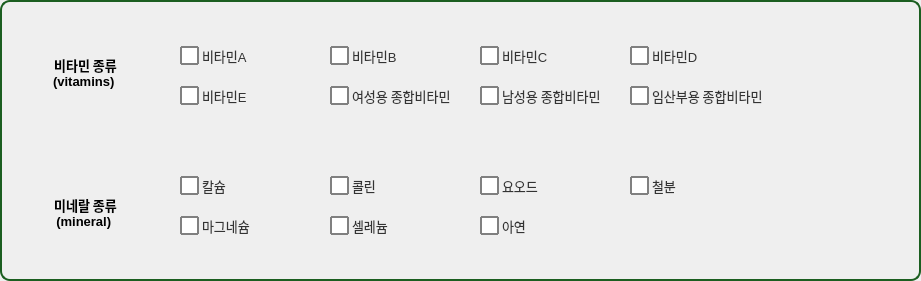
    <widget class="QGroupBox" name="groupBox">
     <property name="geometry">
      <rect>
       <x>80</x>
       <y>160</y>
       <width>921</width>
       <height>281</height>
      </rect>
     </property>
     <property name="font">
      <font>
       <pointsize>16</pointsize>
      </font>
     </property>
     <property name="styleSheet">
      <string notr="true">QGroupBox
{

border-radius : 10px; /*모서리 둥글게*/
padding : 4px; /*내부 여백*/
border : 2px solid #1B5E20; /*테두리 추가*/
color : #F57F17
}</string>
     </property>
     <property name="title">
      <string/>
     </property>
     <widget class="QCheckBox" name="checkBox_3">
      <property name="geometry">
       <rect>
        <x>330</x>
        <y>80</y>
        <width>141</width>
        <height>31</height>
       </rect>
      </property>
      <property name="font">
       <font>
        <family>Leelawadee UI</family>
        <pointsize>-1</pointsize>
       </font>
      </property>
      <property name="styleSheet">
       <string notr="true">QCheckBox 
{
    spacing: 3px; /* 체크박스와 텍스트 사이 간격 */
    font-size: 13px;
    color: #333;
}

QCheckBox::indicator {
    width: 15px;
    height: 15px;
    border: 1.5px solid gray;        /* 기본 테두리 색상 */
    background-color: white;       /* 기본 배경색 */
    border-radius: 1px; 		/*모서리 둥글게*/
}

QCheckBox::indicator:checked {
    background-color: white;       /* 체크된 후 바탕색 */
    border: 1.5px solid red;         /* 체크된 후 테두리 */
    image: url(./image/pill.png); /* 체크 표시 이미지 (선택 사항) */
}


QCheckBox::indicator:hover
{
background-color : #E0F2F1;

}
</string>
      </property>
      <property name="text">
       <string>여성용 종합비타민</string>
      </property>
      <property name="checkable">
       <bool>true</bool>
      </property>
      <property name="checked">
       <bool>false</bool>
      </property>
      <property name="autoRepeat">
       <bool>false</bool>
      </property>
     </widget>
     <widget class="QCheckBox" name="checkBox_4">
      <property name="geometry">
       <rect>
        <x>480</x>
        <y>80</y>
        <width>141</width>
        <height>31</height>
       </rect>
      </property>
      <property name="font">
       <font>
        <family>Leelawadee UI</family>
        <pointsize>-1</pointsize>
       </font>
      </property>
      <property name="styleSheet">
       <string notr="true">QCheckBox 
{
    spacing: 3px; /* 체크박스와 텍스트 사이 간격 */
    font-size: 13px;
    color: #333;
}

QCheckBox::indicator {
    width: 15px;
    height: 15px;
    border: 1.5px solid gray;        /* 기본 테두리 색상 */
    background-color: white;       /* 기본 배경색 */
    border-radius: 1px; 		/*모서리 둥글게*/
}

QCheckBox::indicator:checked {
    background-color: white;       /* 체크된 후 바탕색 */
    border: 1.5px solid red;         /* 체크된 후 테두리 */
    image: url(./image/pill.png); /* 체크 표시 이미지 (선택 사항) */
}


QCheckBox::indicator:hover
{
background-color : #E0F2F1;

}
</string>
      </property>
      <property name="text">
       <string>남성용 종합비타민</string>
      </property>
      <property name="checkable">
       <bool>true</bool>
      </property>
      <property name="checked">
       <bool>false</bool>
      </property>
      <property name="autoRepeat">
       <bool>false</bool>
      </property>
     </widget>
     <widget class="QCheckBox" name="checkBox_5">
      <property name="geometry">
       <rect>
        <x>330</x>
        <y>40</y>
        <width>141</width>
        <height>31</height>
       </rect>
      </property>
      <property name="font">
       <font>
        <family>Leelawadee UI</family>
        <pointsize>-1</pointsize>
       </font>
      </property>
      <property name="styleSheet">
       <string notr="true">QCheckBox 
{
    spacing: 3px; /* 체크박스와 텍스트 사이 간격 */
    font-size: 13px;
    color: #333;
}

QCheckBox::indicator {
    width: 15px;
    height: 15px;
    border: 1.5px solid gray;        /* 기본 테두리 색상 */
    background-color: white;       /* 기본 배경색 */
    border-radius: 1px; 		/*모서리 둥글게*/
}

QCheckBox::indicator:checked {
    background-color: white;       /* 체크된 후 바탕색 */
    border: 1.5px solid red;         /* 체크된 후 테두리 */
    image: url(./image/pill.png); /* 체크 표시 이미지 (선택 사항) */
}


QCheckBox::indicator:hover
{
background-color : #E0F2F1;

}
</string>
      </property>
      <property name="text">
       <string>비타민B</string>
      </property>
      <property name="checkable">
       <bool>true</bool>
      </property>
      <property name="checked">
       <bool>false</bool>
      </property>
      <property name="autoRepeat">
       <bool>false</bool>
      </property>
     </widget>
     <widget class="QCheckBox" name="checkBox_6">
      <property name="geometry">
       <rect>
        <x>180</x>
        <y>40</y>
        <width>131</width>
        <height>31</height>
       </rect>
      </property>
      <property name="font">
       <font>
        <family>Leelawadee UI</family>
        <pointsize>-1</pointsize>
       </font>
      </property>
      <property name="styleSheet">
       <string notr="true">QCheckBox 
{
    spacing: 3px; /* 체크박스와 텍스트 사이 간격 */
    font-size: 13px;
    color: #333;
}

QCheckBox::indicator {
    width: 15px;
    height: 15px;
    border: 1.5px solid gray;        /* 기본 테두리 색상 */
    background-color: white;       /* 기본 배경색 */
    border-radius: 1px; 		/*모서리 둥글게*/
}

QCheckBox::indicator:checked {
    background-color: white;       /* 체크된 후 바탕색 */
    border: 1.5px solid red;         /* 체크된 후 테두리 */
    image: url(./image/pill.png); /* 체크 표시 이미지 (선택 사항) */
}


QCheckBox::indicator:hover
{
background-color : #E0F2F1;

}
</string>
      </property>
      <property name="text">
       <string>비타민A</string>
      </property>
      <property name="checkable">
       <bool>true</bool>
      </property>
      <property name="checked">
       <bool>false</bool>
      </property>
      <property name="autoRepeat">
       <bool>false</bool>
      </property>
     </widget>
     <widget class="QCheckBox" name="checkBox_7">
      <property name="geometry">
       <rect>
        <x>630</x>
        <y>40</y>
        <width>181</width>
        <height>31</height>
       </rect>
      </property>
      <property name="font">
       <font>
        <family>Leelawadee UI</family>
        <pointsize>-1</pointsize>
       </font>
      </property>
      <property name="styleSheet">
       <string notr="true">QCheckBox 
{
    spacing: 3px; /* 체크박스와 텍스트 사이 간격 */
    font-size: 13px;
    color: #333;
}

QCheckBox::indicator {
    width: 15px;
    height: 15px;
    border: 1.5px solid gray;        /* 기본 테두리 색상 */
    background-color: white;       /* 기본 배경색 */
    border-radius: 1px; 		/*모서리 둥글게*/
}

QCheckBox::indicator:checked {
    background-color: white;       /* 체크된 후 바탕색 */
    border: 1.5px solid red;         /* 체크된 후 테두리 */
    image: url(./image/pill.png); /* 체크 표시 이미지 (선택 사항) */
}


QCheckBox::indicator:hover
{
background-color : #E0F2F1;

}
</string>
      </property>
      <property name="text">
       <string>비타민D</string>
      </property>
      <property name="checkable">
       <bool>true</bool>
      </property>
      <property name="checked">
       <bool>false</bool>
      </property>
      <property name="autoRepeat">
       <bool>false</bool>
      </property>
     </widget>
     <widget class="QCheckBox" name="checkBox_8">
      <property name="geometry">
       <rect>
        <x>630</x>
        <y>80</y>
        <width>151</width>
        <height>31</height>
       </rect>
      </property>
      <property name="font">
       <font>
        <family>Leelawadee UI</family>
        <pointsize>-1</pointsize>
       </font>
      </property>
      <property name="styleSheet">
       <string notr="true">QCheckBox 
{
    spacing: 3px; /* 체크박스와 텍스트 사이 간격 */
    font-size: 13px;
    color: #333;
}

QCheckBox::indicator {
    width: 15px;
    height: 15px;
    border: 1.5px solid gray;        /* 기본 테두리 색상 */
    background-color: white;       /* 기본 배경색 */
    border-radius: 1px; 		/*모서리 둥글게*/
}

QCheckBox::indicator:checked {
    background-color: white;       /* 체크된 후 바탕색 */
    border: 1.5px solid red;         /* 체크된 후 테두리 */
    image: url(./image/pill.png); /* 체크 표시 이미지 (선택 사항) */
}


QCheckBox::indicator:hover
{
background-color : #E0F2F1;

}
</string>
      </property>
      <property name="text">
       <string>임산부용 종합비타민</string>
      </property>
      <property name="checkable">
       <bool>true</bool>
      </property>
      <property name="checked">
       <bool>false</bool>
      </property>
      <property name="autoRepeat">
       <bool>false</bool>
      </property>
     </widget>
     <widget class="QCheckBox" name="checkBox_9">
      <property name="geometry">
       <rect>
        <x>180</x>
        <y>80</y>
        <width>131</width>
        <height>31</height>
       </rect>
      </property>
      <property name="font">
       <font>
        <family>Leelawadee UI</family>
        <pointsize>-1</pointsize>
       </font>
      </property>
      <property name="styleSheet">
       <string notr="true">QCheckBox 
{
    spacing: 3px; /* 체크박스와 텍스트 사이 간격 */
    font-size: 13px;
    color: #333;
}

QCheckBox::indicator {
    width: 15px;
    height: 15px;
    border: 1.5px solid gray;        /* 기본 테두리 색상 */
    background-color: white;       /* 기본 배경색 */
    border-radius: 1px; 		/*모서리 둥글게*/
}

QCheckBox::indicator:checked {
    background-color: white;       /* 체크된 후 바탕색 */
    border: 1.5px solid red;         /* 체크된 후 테두리 */
    image: url(./image/pill.png); /* 체크 표시 이미지 (선택 사항) */
}


QCheckBox::indicator:hover
{
background-color : #E0F2F1;

}
</string>
      </property>
      <property name="text">
       <string>비타민E</string>
      </property>
      <property name="checkable">
       <bool>true</bool>
      </property>
      <property name="checked">
       <bool>false</bool>
      </property>
      <property name="autoRepeat">
       <bool>false</bool>
      </property>
     </widget>
     <widget class="QCheckBox" name="checkBox_10">
      <property name="geometry">
       <rect>
        <x>480</x>
        <y>40</y>
        <width>141</width>
        <height>31</height>
       </rect>
      </property>
      <property name="font">
       <font>
        <family>Leelawadee UI</family>
        <pointsize>-1</pointsize>
       </font>
      </property>
      <property name="styleSheet">
       <string notr="true">QCheckBox 
{
    spacing: 3px; /* 체크박스와 텍스트 사이 간격 */
    font-size: 13px;
    color: #333;
}

QCheckBox::indicator {
    width: 15px;
    height: 15px;
    border: 1.5px solid gray;        /* 기본 테두리 색상 */
    background-color: white;       /* 기본 배경색 */
    border-radius: 1px; 		/*모서리 둥글게*/
}

QCheckBox::indicator:checked {
    background-color: white;       /* 체크된 후 바탕색 */
    border: 1.5px solid red;         /* 체크된 후 테두리 */
    image: url(./image/pill.png); /* 체크 표시 이미지 (선택 사항) */
}


QCheckBox::indicator:hover
{
background-color : #E0F2F1;

}
</string>
      </property>
      <property name="text">
       <string>비타민C</string>
      </property>
      <property name="checkable">
       <bool>true</bool>
      </property>
      <property name="checked">
       <bool>false</bool>
      </property>
      <property name="autoRepeat">
       <bool>false</bool>
      </property>
     </widget>
     <widget class="QCheckBox" name="checkBox_11">
      <property name="geometry">
       <rect>
        <x>630</x>
        <y>170</y>
        <width>181</width>
        <height>31</height>
       </rect>
      </property>
      <property name="font">
       <font>
        <family>Leelawadee UI</family>
        <pointsize>-1</pointsize>
       </font>
      </property>
      <property name="styleSheet">
       <string notr="true">QCheckBox 
{
    spacing: 3px; /* 체크박스와 텍스트 사이 간격 */
    font-size: 13px;
    color: #333;
}

QCheckBox::indicator {
    width: 15px;
    height: 15px;
    border: 1.5px solid gray;        /* 기본 테두리 색상 */
    background-color: white;       /* 기본 배경색 */
    border-radius: 1px; 		/*모서리 둥글게*/
}

QCheckBox::indicator:checked {
    background-color: white;       /* 체크된 후 바탕색 */
    border: 1.5px solid red;         /* 체크된 후 테두리 */
    image: url(./image/pill.png); /* 체크 표시 이미지 (선택 사항) */
}


QCheckBox::indicator:hover
{
background-color : #E0F2F1;

}
</string>
      </property>
      <property name="text">
       <string>철분</string>
      </property>
      <property name="checkable">
       <bool>true</bool>
      </property>
      <property name="checked">
       <bool>false</bool>
      </property>
      <property name="autoRepeat">
       <bool>false</bool>
      </property>
     </widget>
     <widget class="QCheckBox" name="checkBox_12">
      <property name="geometry">
       <rect>
        <x>330</x>
        <y>170</y>
        <width>141</width>
        <height>31</height>
       </rect>
      </property>
      <property name="font">
       <font>
        <family>Leelawadee UI</family>
        <pointsize>-1</pointsize>
       </font>
      </property>
      <property name="styleSheet">
       <string notr="true">QCheckBox 
{
    spacing: 3px; /* 체크박스와 텍스트 사이 간격 */
    font-size: 13px;
    color: #333;
}

QCheckBox::indicator {
    width: 15px;
    height: 15px;
    border: 1.5px solid gray;        /* 기본 테두리 색상 */
    background-color: white;       /* 기본 배경색 */
    border-radius: 1px; 		/*모서리 둥글게*/
}

QCheckBox::indicator:checked {
    background-color: white;       /* 체크된 후 바탕색 */
    border: 1.5px solid red;         /* 체크된 후 테두리 */
    image: url(./image/pill.png); /* 체크 표시 이미지 (선택 사항) */
}


QCheckBox::indicator:hover
{
background-color : #E0F2F1;

}
</string>
      </property>
      <property name="text">
       <string>콜린</string>
      </property>
      <property name="checkable">
       <bool>true</bool>
      </property>
      <property name="checked">
       <bool>false</bool>
      </property>
      <property name="autoRepeat">
       <bool>false</bool>
      </property>
     </widget>
     <widget class="QCheckBox" name="checkBox_13">
      <property name="geometry">
       <rect>
        <x>480</x>
        <y>170</y>
        <width>141</width>
        <height>31</height>
       </rect>
      </property>
      <property name="font">
       <font>
        <family>Leelawadee UI</family>
        <pointsize>-1</pointsize>
       </font>
      </property>
      <property name="styleSheet">
       <string notr="true">QCheckBox 
{
    spacing: 3px; /* 체크박스와 텍스트 사이 간격 */
    font-size: 13px;
    color: #333;
}

QCheckBox::indicator {
    width: 15px;
    height: 15px;
    border: 1.5px solid gray;        /* 기본 테두리 색상 */
    background-color: white;       /* 기본 배경색 */
    border-radius: 1px; 		/*모서리 둥글게*/
}

QCheckBox::indicator:checked {
    background-color: white;       /* 체크된 후 바탕색 */
    border: 1.5px solid red;         /* 체크된 후 테두리 */
    image: url(./image/pill.png); /* 체크 표시 이미지 (선택 사항) */
}


QCheckBox::indicator:hover
{
background-color : #E0F2F1;

}
</string>
      </property>
      <property name="text">
       <string>요오드</string>
      </property>
      <property name="checkable">
       <bool>true</bool>
      </property>
      <property name="checked">
       <bool>false</bool>
      </property>
      <property name="autoRepeat">
       <bool>false</bool>
      </property>
     </widget>
     <widget class="QCheckBox" name="checkBox_14">
      <property name="geometry">
       <rect>
        <x>330</x>
        <y>210</y>
        <width>141</width>
        <height>31</height>
       </rect>
      </property>
      <property name="font">
       <font>
        <family>Leelawadee UI</family>
        <pointsize>-1</pointsize>
       </font>
      </property>
      <property name="styleSheet">
       <string notr="true">QCheckBox 
{
    spacing: 3px; /* 체크박스와 텍스트 사이 간격 */
    font-size: 13px;
    color: #333;
}

QCheckBox::indicator {
    width: 15px;
    height: 15px;
    border: 1.5px solid gray;        /* 기본 테두리 색상 */
    background-color: white;       /* 기본 배경색 */
    border-radius: 1px; 		/*모서리 둥글게*/
}

QCheckBox::indicator:checked {
    background-color: white;       /* 체크된 후 바탕색 */
    border: 1.5px solid red;         /* 체크된 후 테두리 */
    image: url(./image/pill.png); /* 체크 표시 이미지 (선택 사항) */
}


QCheckBox::indicator:hover
{
background-color : #E0F2F1;

}
</string>
      </property>
      <property name="text">
       <string>셀레늄</string>
      </property>
      <property name="checkable">
       <bool>true</bool>
      </property>
      <property name="checked">
       <bool>false</bool>
      </property>
      <property name="autoRepeat">
       <bool>false</bool>
      </property>
     </widget>
     <widget class="QCheckBox" name="checkBox_15">
      <property name="geometry">
       <rect>
        <x>480</x>
        <y>210</y>
        <width>141</width>
        <height>31</height>
       </rect>
      </property>
      <property name="font">
       <font>
        <family>Leelawadee UI</family>
        <pointsize>-1</pointsize>
       </font>
      </property>
      <property name="styleSheet">
       <string notr="true">QCheckBox 
{
    spacing: 3px; /* 체크박스와 텍스트 사이 간격 */
    font-size: 13px;
    color: #333;
}

QCheckBox::indicator {
    width: 15px;
    height: 15px;
    border: 1.5px solid gray;        /* 기본 테두리 색상 */
    background-color: white;       /* 기본 배경색 */
    border-radius: 1px; 		/*모서리 둥글게*/
}

QCheckBox::indicator:checked {
    background-color: white;       /* 체크된 후 바탕색 */
    border: 1.5px solid red;         /* 체크된 후 테두리 */
    image: url(./image/pill.png); /* 체크 표시 이미지 (선택 사항) */
}


QCheckBox::indicator:hover
{
background-color : #E0F2F1;

}
</string>
      </property>
      <property name="text">
       <string>아연</string>
      </property>
      <property name="checkable">
       <bool>true</bool>
      </property>
      <property name="checked">
       <bool>false</bool>
      </property>
      <property name="autoRepeat">
       <bool>false</bool>
      </property>
     </widget>
     <widget class="QCheckBox" name="checkBox_16">
      <property name="geometry">
       <rect>
        <x>180</x>
        <y>170</y>
        <width>131</width>
        <height>31</height>
       </rect>
      </property>
      <property name="font">
       <font>
        <family>Leelawadee UI</family>
        <pointsize>-1</pointsize>
       </font>
      </property>
      <property name="styleSheet">
       <string notr="true">QCheckBox 
{
    spacing: 3px; /* 체크박스와 텍스트 사이 간격 */
    font-size: 13px;
    color: #333;
}

QCheckBox::indicator {
    width: 15px;
    height: 15px;
    border: 1.5px solid gray;        /* 기본 테두리 색상 */
    background-color: white;       /* 기본 배경색 */
    border-radius: 1px; 		/*모서리 둥글게*/
}

QCheckBox::indicator:checked {
    background-color: white;       /* 체크된 후 바탕색 */
    border: 1.5px solid red;         /* 체크된 후 테두리 */
    image: url(./image/pill.png); /* 체크 표시 이미지 (선택 사항) */
}


QCheckBox::indicator:hover
{
background-color : #E0F2F1;

}
</string>
      </property>
      <property name="text">
       <string>칼슘</string>
      </property>
      <property name="checkable">
       <bool>true</bool>
      </property>
      <property name="checked">
       <bool>false</bool>
      </property>
      <property name="autoRepeat">
       <bool>false</bool>
      </property>
     </widget>
     <widget class="QCheckBox" name="checkBox_17">
      <property name="geometry">
       <rect>
        <x>180</x>
        <y>210</y>
        <width>141</width>
        <height>31</height>
       </rect>
      </property>
      <property name="font">
       <font>
        <family>Leelawadee UI</family>
        <pointsize>-1</pointsize>
       </font>
      </property>
      <property name="styleSheet">
       <string notr="true">QCheckBox 
{
    spacing: 3px; /* 체크박스와 텍스트 사이 간격 */
    font-size: 13px;
    color: #333;
}

QCheckBox::indicator {
    width: 15px;
    height: 15px;
    border: 1.5px solid gray;        /* 기본 테두리 색상 */
    background-color: white;       /* 기본 배경색 */
    border-radius: 1px; 		/*모서리 둥글게*/
}

QCheckBox::indicator:checked {
    background-color: white;       /* 체크된 후 바탕색 */
    border: 1.5px solid red;         /* 체크된 후 테두리 */
    image: url(./image/pill.png); /* 체크 표시 이미지 (선택 사항) */
}


QCheckBox::indicator:hover
{
background-color : #E0F2F1;

}
</string>
      </property>
      <property name="text">
       <string>마그네슘</string>
      </property>
      <property name="checkable">
       <bool>true</bool>
      </property>
      <property name="checked">
       <bool>false</bool>
      </property>
      <property name="autoRepeat">
       <bool>false</bool>
      </property>
     </widget>
     <widget class="QLabel" name="label_12">
      <property name="geometry">
       <rect>
        <x>40</x>
        <y>50</y>
        <width>91</width>
        <height>31</height>
       </rect>
      </property>
      <property name="font">
       <font>
        <family>Leelawadee UI</family>
        <pointsize>10</pointsize>
        <weight>75</weight>
        <bold>true</bold>
       </font>
      </property>
      <property name="text">
       <string>&lt;html&gt;&lt;head/&gt;&lt;body&gt;&lt;p align=&quot;center&quot;&gt;비타민 종류&lt;/p&gt;&lt;/body&gt;&lt;/html&gt;</string>
      </property>
     </widget>
     <widget class="QLabel" name="label_13">
      <property name="geometry">
       <rect>
        <x>40</x>
        <y>30</y>
        <width>91</width>
        <height>61</height>
       </rect>
      </property>
      <property name="font">
       <font>
        <family>Leelawadee UI</family>
        <pointsize>10</pointsize>
        <weight>75</weight>
        <bold>true</bold>
       </font>
      </property>
      <property name="text">
       <string>&lt;html&gt;&lt;head/&gt;&lt;body&gt;&lt;p align=&quot;center&quot;&gt;&lt;br/&gt;&lt;/p&gt;&lt;p align=&quot;center&quot;&gt;(vitamins) &lt;/p&gt;&lt;/body&gt;&lt;/html&gt;</string>
      </property>
     </widget>
     <widget class="QLabel" name="label_14">
      <property name="geometry">
       <rect>
        <x>40</x>
        <y>170</y>
        <width>91</width>
        <height>61</height>
       </rect>
      </property>
      <property name="font">
       <font>
        <family>Leelawadee UI</family>
        <pointsize>10</pointsize>
        <weight>75</weight>
        <bold>true</bold>
       </font>
      </property>
      <property name="text">
       <string>&lt;html&gt;&lt;head/&gt;&lt;body&gt;&lt;p align=&quot;center&quot;&gt;&lt;br/&gt;&lt;/p&gt;&lt;p align=&quot;center&quot;&gt;(mineral) &lt;/p&gt;&lt;/body&gt;&lt;/html&gt;</string>
      </property>
     </widget>
     <widget class="QLabel" name="label_15">
      <property name="geometry">
       <rect>
        <x>40</x>
        <y>190</y>
        <width>91</width>
        <height>31</height>
       </rect>
      </property>
      <property name="font">
       <font>
        <family>Leelawadee UI</family>
        <pointsize>10</pointsize>
        <weight>75</weight>
        <bold>true</bold>
       </font>
      </property>
      <property name="text">
       <string>&lt;html&gt;&lt;head/&gt;&lt;body&gt;&lt;p align=&quot;center&quot;&gt;미네랄 종류&lt;/p&gt;&lt;/body&gt;&lt;/html&gt;</string>
      </property>
     </widget>
     <zorder>label_13</zorder>
     <zorder>checkBox_3</zorder>
     <zorder>checkBox_4</zorder>
     <zorder>checkBox_5</zorder>
     <zorder>checkBox_6</zorder>
     <zorder>checkBox_7</zorder>
     <zorder>checkBox_8</zorder>
     <zorder>checkBox_9</zorder>
     <zorder>checkBox_10</zorder>
     <zorder>checkBox_11</zorder>
     <zorder>checkBox_12</zorder>
     <zorder>checkBox_13</zorder>
     <zorder>checkBox_14</zorder>
     <zorder>checkBox_15</zorder>
     <zorder>checkBox_16</zorder>
     <zorder>checkBox_17</zorder>
     <zorder>label_12</zorder>
     <zorder>label_14</zorder>
     <zorder>label_15</zorder>
    </widget>
